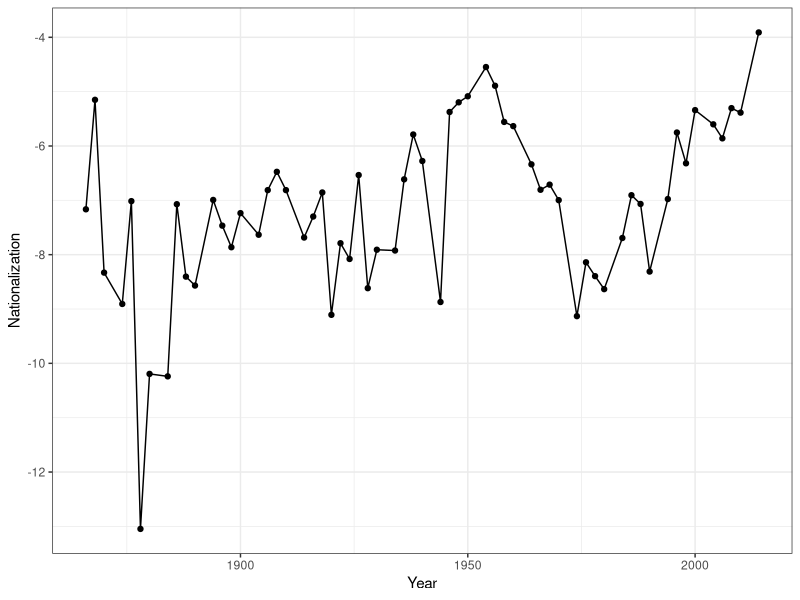
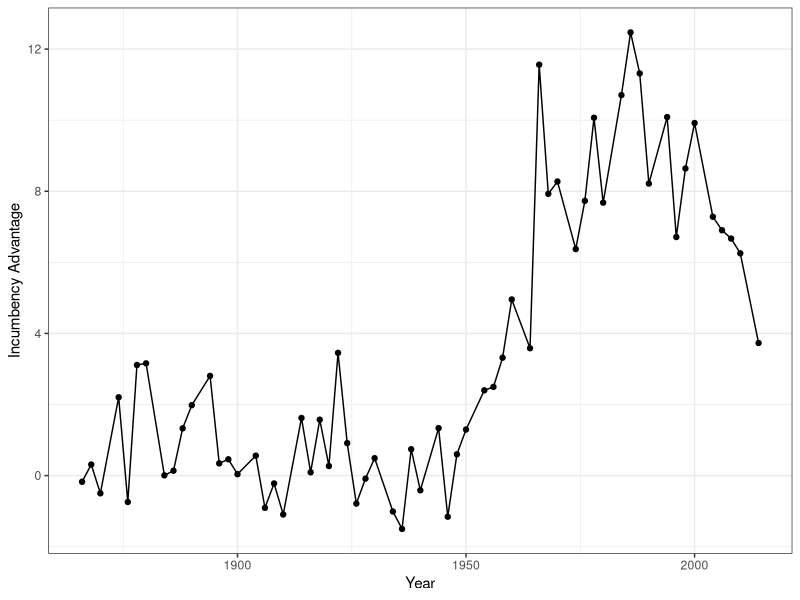
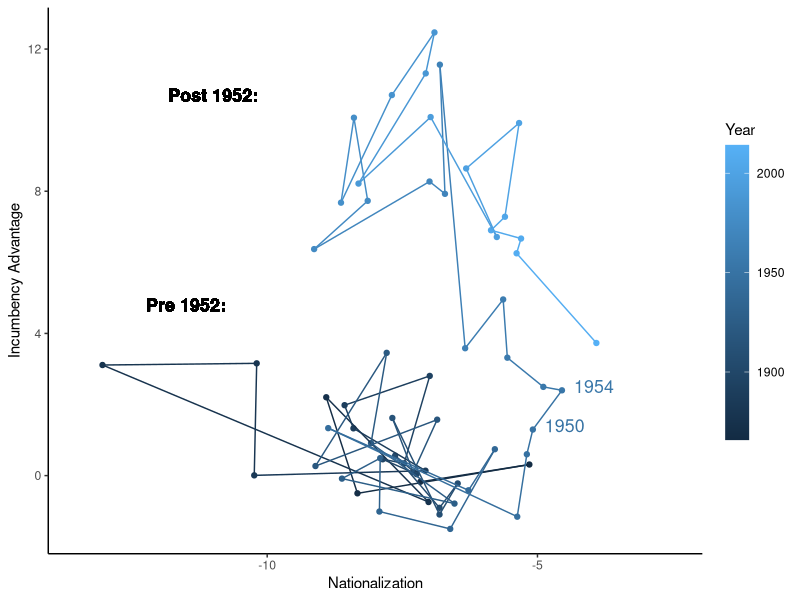
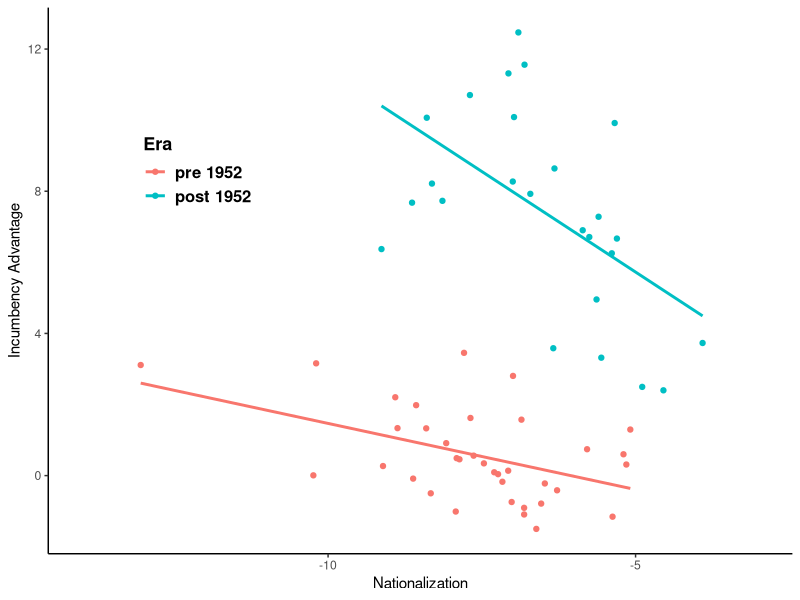

These charts were generated, in order, by the following R code:
## ---- chunk 1
library(dplyr)
library(ggplot2)
library(grDevices)
library(grid)
library(tidyr) 
library(broom)

rm(list=ls())
## ---- chunk 2
cq_data <- read.csv("cq_data.csv")

head(cq_data)

dim(cq_data)
## ---- chunk 3
# 1 Write a function called nationalization that takes two vectors called "dv" and "dvp, and returns a single number that corresponds to the measure "nationalization" in the paper by LeVeck and Nail. Make sure to handle NA's. You don't have to worry about the fact that the measure is computed for a specific year, that's handled later. You can just assume all dv and dvp observations come from one year.
nationalization <- function(dv, dvp){
  vote_swing = dv - dvp
  sd_vote_swing = sd(vote_swing, na.rm = T) 
  nationalization <- -1 * sd_vote_swing
  return(nationalization)   
}
## ---- chunk 4
# 2 Calculate nationalization measure by year
swing_variance <- cq_data %>%
  filter(inc3 != 0) %>%
  group_by(year) %>%
  summarise(nationalization = nationalization(dv, dvp)) %>%
  ungroup()
## ---- chunk 5
# Calculate correlation between Gary J' measure and our measure of nationalization

# load gary j's data 
gary_j_data <- read.csv("gary_j_data.csv")

# Make a dataset with both our measure and gary J's measure of nationalization for every year.
measure_comparison <- gary_j_data %>%
  filter(year>=1954) %>%
  group_by(year) %>%
  summarise(nationalization1 = nationalization(dv, dvp), # our measure
            nationalization2 = cor(dv,dpres, use = "pairwise.complete.obs") # garyj's measure
            )

cor(measure_comparison$nationalization1, measure_comparison$nationalization2)
## ---- chunk 6
# 3 compare the pearson correlation between our measure and gary j's nationalization measure
cor.test(measure_comparison$nationalization1, measure_comparison$nationalization2, method = "pearson")
## ---- chunk 7
b_incumbency_adv <- cq_data %>%
  group_by(year) %>% 
  do(., tidy(lm(dv ~ dvp + ptynow + inc3, data = . ))) %>% 
  filter(term == "inc3") %>%
  ungroup() %>% 
  left_join(., swing_variance, by="year") %>% # join to nationalization measure
  mutate(post_1952 = as.numeric(year > 1952)) # dummy for whether the year is after
# 1952

# Add in markers for 1950 and 1954
# This will be used in figure 1c
b_incumbency_adv$marker_break <- NA
b_incumbency_adv$marker_break[b_incumbency_adv$year==1950] <- 1950
b_incumbency_adv$marker_break[b_incumbency_adv$year==1954] <- 1954
## ---- chunk 8
# plot nationalization over time 
# this is all done for you, but you can try to learn about making graphics from this code might be useful in the future?
nationalization_year_plot <- ggplot(data = swing_variance, 
                                    aes(x= year, 
                                        y= nationalization)) +
  geom_line() +
  geom_point() +
  theme_bw() + ylab("Nationalization") + xlab("Year")

# 4 run the line below to make sure that you get a similar graph to 1a
# it won't have standard error bars like the main paper. 5pts extra credit if you can get those by bootstrapping your nationalization measure in every year
nationalization_year_plot
## ---- chunk 9
# plot incumbency advantage over time
incumbency_adv_year_plot <- ggplot(data=b_incumbency_adv, 
                                   aes(x=year, y=estimate)) +
  geom_line() +
  geom_point() +
  theme_bw() + ylab("Incumbency Advantage") + xlab("Year")

# 5 run the line below to make sure that you get a similar graph to 1b
incumbency_adv_year_plot
## ---- chunk 10
# 6a Find the pearson correlation between nationalization and the incumbency advantage by era (pre 1952 and post 1952) using the b_incumbency_adv data
pre1952_cor <- cor.test(b_incumbency_adv$nationalization[b_incumbency_adv$post_1952==0], b_incumbency_adv$estimate[b_incumbency_adv$post_1952==0], method = "pearson")
pre1952_cor$estimate

post1952_cor <- cor.test(b_incumbency_adv$nationalization[b_incumbency_adv$post_1952==1], b_incumbency_adv$estimate[b_incumbency_adv$post_1952==1], method = "pearson")
post1952_cor$estimate

# 6b Find the spearman correlation between nationalization and the incumbency advantage by era (pre 1952 and post 1952) using the b_incumbency_adv data
pre1952_cor <- cor.test(b_incumbency_adv$nationalization[b_incumbency_adv$post_1952==0], b_incumbency_adv$estimate[b_incumbency_adv$post_1952==0], method = "spearman")
pre1952_cor$estimate

post1952_cor <- cor.test(b_incumbency_adv$nationalization[b_incumbency_adv$post_1952==1], b_incumbency_adv$estimate[b_incumbency_adv$post_1952==1], method = "spearman")
post1952_cor$estimate
## ---- chunk 11
# Plot relationship between nationalization and the incumbency advantage
nationalization_incumbency_path_plot <- ggplot(data = b_incumbency_adv, 
                                               aes(x = nationalization, 
                                                   y = estimate)) + 
  geom_point(aes(colour = year)) +
  geom_path(aes(color = year)) +
  geom_text(size = 4.5, aes(color = year, label = marker_break, hjust = -.3, vjust = .2)) +
  geom_text(label = "Post 1952:",
            x=-11, y=10.7, size=4.5, fontface="bold") +
  geom_text(label= "Pre 1952:",
            x=-11.5, y=4.8, size=4.5,fontface="bold") +
  theme_classic() + 
  xlab("Nationalization") + 
  ylab("Incumbency Advantage") +
  scale_color_continuous(name = "Year") +
  xlim(c(-13.5,-2.5)) +
  theme(legend.key.height = unit(1.5, "cm"),
        legend.title.align = 0)

# 7 run the line below to make sure you get a similar plot to panel 1c
# This will look slightly different than plot 1c, which is a scatter plot
# This is a path diagram, which connects points in temporal order
nationalization_incumbency_path_plot
## ---- chunk 12
nationalization_incumbency_point_plot <- ggplot(data = b_incumbency_adv, 
                                               aes(x = nationalization, 
                                                   y = estimate)) + 
  geom_point(aes(colour = factor(post_1952))) +
  geom_smooth(aes(colour = factor(post_1952)), method = "lm", se=FALSE, formula = y ~ x) +
  scale_color_discrete(labels = c("pre 1952", "post 1952")) +
  scale_x_continuous(limits = c(-14, -3), breaks = seq(-10, -5, 5)) +
  labs(color = "Era") +
  xlab("Nationalization") + 
  ylab("Incumbency Advantage") +
  theme(
    panel.background = element_rect(fill = "transparent", colour = NA),
    panel.border = element_blank(),
    panel.grid = element_blank(),
    axis.line = element_line(colour = "black"),
    legend.key = element_rect(fill = "transparent"),
    legend.text = element_text(face = "bold", size = 12),
    legend.title = element_text(face = "bold", size = 13),
    legend.position = c(.2, .7))

nationalization_incumbency_point_plot
